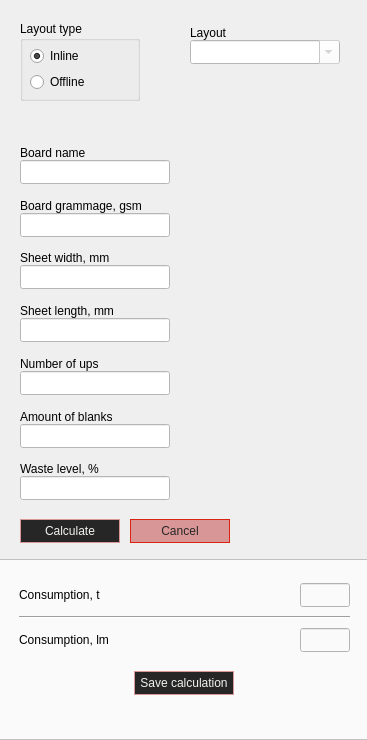
<?xml version="1.0" encoding="UTF-8"?>
<ui version="4.0">
 <class>AddLayout</class>
 <widget class="QWidget" name="AddLayout">
  <property name="windowModality">
   <enum>Qt::WindowModal</enum>
  </property>
  <property name="geometry">
   <rect>
    <x>0</x>
    <y>0</y>
    <width>367</width>
    <height>740</height>
   </rect>
  </property>
  <property name="minimumSize">
   <size>
    <width>150</width>
    <height>740</height>
   </size>
  </property>
  <property name="palette">
   <palette>
    <active/>
    <inactive/>
    <disabled/>
   </palette>
  </property>
  <property name="windowTitle">
   <string>Board consumption calculation</string>
  </property>
  <property name="toolTip">
   <string/>
  </property>
  <property name="styleSheet">
   <string notr="true"/>
  </property>
  <widget class="QWidget" name="layoutWidget_2">
   <property name="geometry">
    <rect>
     <x>20</x>
     <y>20</y>
     <width>141</width>
     <height>82</height>
    </rect>
   </property>
   <layout class="QHBoxLayout" name="horizontalLayout_25">
    <item>
     <widget class="QGroupBox" name="groupBox">
      <property name="minimumSize">
       <size>
        <width>120</width>
        <height>80</height>
       </size>
      </property>
      <property name="maximumSize">
       <size>
        <width>120</width>
        <height>80</height>
       </size>
      </property>
      <property name="styleSheet">
       <string notr="true"/>
      </property>
      <property name="title">
       <string>Layout type</string>
      </property>
      <widget class="QWidget" name="verticalLayoutWidget_2">
       <property name="geometry">
        <rect>
         <x>10</x>
         <y>20</y>
         <width>97</width>
         <height>52</height>
        </rect>
       </property>
       <layout class="QVBoxLayout" name="verticalLayout_19">
        <property name="spacing">
         <number>0</number>
        </property>
        <item>
         <widget class="QRadioButton" name="rb_layout_inline">
          <property name="enabled">
           <bool>true</bool>
          </property>
          <property name="sizePolicy">
           <sizepolicy hsizetype="Fixed" vsizetype="Minimum">
            <horstretch>0</horstretch>
            <verstretch>0</verstretch>
           </sizepolicy>
          </property>
          <property name="minimumSize">
           <size>
            <width>95</width>
            <height>22</height>
           </size>
          </property>
          <property name="styleSheet">
           <string notr="true"/>
          </property>
          <property name="text">
           <string>Inline</string>
          </property>
          <property name="checked">
           <bool>true</bool>
          </property>
         </widget>
        </item>
        <item>
         <widget class="QRadioButton" name="rb_layout_offline">
          <property name="enabled">
           <bool>true</bool>
          </property>
          <property name="sizePolicy">
           <sizepolicy hsizetype="Minimum" vsizetype="Fixed">
            <horstretch>0</horstretch>
            <verstretch>0</verstretch>
           </sizepolicy>
          </property>
          <property name="minimumSize">
           <size>
            <width>95</width>
            <height>22</height>
           </size>
          </property>
          <property name="layoutDirection">
           <enum>Qt::LeftToRight</enum>
          </property>
          <property name="styleSheet">
           <string notr="true"/>
          </property>
          <property name="text">
           <string>Offline</string>
          </property>
         </widget>
        </item>
       </layout>
      </widget>
     </widget>
    </item>
    <item>
     <spacer name="horizontalSpacer_9">
      <property name="orientation">
       <enum>Qt::Horizontal</enum>
      </property>
      <property name="sizeHint" stdset="0">
       <size>
        <width>40</width>
        <height>20</height>
       </size>
      </property>
     </spacer>
    </item>
   </layout>
  </widget>
  <widget class="QWidget" name="verticalLayoutWidget_4">
   <property name="geometry">
    <rect>
     <x>20</x>
     <y>140</y>
     <width>331</width>
     <height>403</height>
    </rect>
   </property>
   <layout class="QVBoxLayout" name="verticalLayout_15">
    <item>
     <layout class="QHBoxLayout" name="horizontalLayout_15">
      <property name="spacing">
       <number>20</number>
      </property>
      <item>
       <layout class="QVBoxLayout" name="verticalLayout_3">
        <property name="spacing">
         <number>0</number>
        </property>
        <item>
         <spacer name="verticalSpacer_9">
          <property name="orientation">
           <enum>Qt::Vertical</enum>
          </property>
          <property name="sizeHint" stdset="0">
           <size>
            <width>20</width>
            <height>40</height>
           </size>
          </property>
         </spacer>
        </item>
        <item>
         <widget class="QLabel" name="blank_width_label_2">
          <property name="sizePolicy">
           <sizepolicy hsizetype="Fixed" vsizetype="Fixed">
            <horstretch>0</horstretch>
            <verstretch>0</verstretch>
           </sizepolicy>
          </property>
          <property name="minimumSize">
           <size>
            <width>0</width>
            <height>18</height>
           </size>
          </property>
          <property name="maximumSize">
           <size>
            <width>150</width>
            <height>16777215</height>
           </size>
          </property>
          <property name="styleSheet">
           <string notr="true"/>
          </property>
          <property name="text">
           <string>Board name</string>
          </property>
          <property name="alignment">
           <set>Qt::AlignBottom|Qt::AlignLeading|Qt::AlignLeft</set>
          </property>
         </widget>
        </item>
        <item>
         <widget class="QLineEdit" name="blank_width_input_2">
          <property name="sizePolicy">
           <sizepolicy hsizetype="Fixed" vsizetype="Fixed">
            <horstretch>0</horstretch>
            <verstretch>0</verstretch>
           </sizepolicy>
          </property>
          <property name="minimumSize">
           <size>
            <width>150</width>
            <height>24</height>
           </size>
          </property>
          <property name="maximumSize">
           <size>
            <width>50</width>
            <height>16777215</height>
           </size>
          </property>
          <property name="styleSheet">
           <string notr="true">background-color: rgb(255, 255, 255);</string>
          </property>
          <property name="text">
           <string/>
          </property>
          <property name="alignment">
           <set>Qt::AlignLeading|Qt::AlignLeft|Qt::AlignVCenter</set>
          </property>
         </widget>
        </item>
        <item>
         <spacer name="verticalSpacer_10">
          <property name="orientation">
           <enum>Qt::Vertical</enum>
          </property>
          <property name="sizeHint" stdset="0">
           <size>
            <width>20</width>
            <height>40</height>
           </size>
          </property>
         </spacer>
        </item>
       </layout>
      </item>
      <item>
       <spacer name="horizontalSpacer_5">
        <property name="orientation">
         <enum>Qt::Horizontal</enum>
        </property>
        <property name="sizeHint" stdset="0">
         <size>
          <width>40</width>
          <height>20</height>
         </size>
        </property>
       </spacer>
      </item>
     </layout>
    </item>
    <item>
     <layout class="QHBoxLayout" name="horizontalLayout_8">
      <property name="spacing">
       <number>20</number>
      </property>
      <item>
       <layout class="QVBoxLayout" name="verticalLayout_2">
        <property name="spacing">
         <number>0</number>
        </property>
        <item>
         <spacer name="verticalSpacer_3">
          <property name="orientation">
           <enum>Qt::Vertical</enum>
          </property>
          <property name="sizeHint" stdset="0">
           <size>
            <width>20</width>
            <height>40</height>
           </size>
          </property>
         </spacer>
        </item>
        <item>
         <widget class="QLabel" name="blank_width_label">
          <property name="sizePolicy">
           <sizepolicy hsizetype="Fixed" vsizetype="Fixed">
            <horstretch>0</horstretch>
            <verstretch>0</verstretch>
           </sizepolicy>
          </property>
          <property name="minimumSize">
           <size>
            <width>0</width>
            <height>18</height>
           </size>
          </property>
          <property name="maximumSize">
           <size>
            <width>150</width>
            <height>16777215</height>
           </size>
          </property>
          <property name="styleSheet">
           <string notr="true"/>
          </property>
          <property name="text">
           <string>Board grammage, gsm</string>
          </property>
          <property name="alignment">
           <set>Qt::AlignBottom|Qt::AlignLeading|Qt::AlignLeft</set>
          </property>
         </widget>
        </item>
        <item>
         <widget class="QLineEdit" name="blank_width_input">
          <property name="sizePolicy">
           <sizepolicy hsizetype="Fixed" vsizetype="Fixed">
            <horstretch>0</horstretch>
            <verstretch>0</verstretch>
           </sizepolicy>
          </property>
          <property name="minimumSize">
           <size>
            <width>150</width>
            <height>24</height>
           </size>
          </property>
          <property name="maximumSize">
           <size>
            <width>50</width>
            <height>16777215</height>
           </size>
          </property>
          <property name="styleSheet">
           <string notr="true">background-color: rgb(255, 255, 255);</string>
          </property>
          <property name="text">
           <string/>
          </property>
          <property name="alignment">
           <set>Qt::AlignLeading|Qt::AlignLeft|Qt::AlignVCenter</set>
          </property>
         </widget>
        </item>
        <item>
         <spacer name="verticalSpacer_4">
          <property name="orientation">
           <enum>Qt::Vertical</enum>
          </property>
          <property name="sizeHint" stdset="0">
           <size>
            <width>20</width>
            <height>40</height>
           </size>
          </property>
         </spacer>
        </item>
       </layout>
      </item>
      <item>
       <spacer name="horizontalSpacer_6">
        <property name="orientation">
         <enum>Qt::Horizontal</enum>
        </property>
        <property name="sizeHint" stdset="0">
         <size>
          <width>40</width>
          <height>20</height>
         </size>
        </property>
       </spacer>
      </item>
     </layout>
    </item>
    <item>
     <layout class="QHBoxLayout" name="horizontalLayout_12">
      <property name="spacing">
       <number>20</number>
      </property>
      <item>
       <layout class="QVBoxLayout" name="verticalLayout_13">
        <property name="spacing">
         <number>0</number>
        </property>
        <item>
         <spacer name="verticalSpacer_23">
          <property name="orientation">
           <enum>Qt::Vertical</enum>
          </property>
          <property name="sizeHint" stdset="0">
           <size>
            <width>20</width>
            <height>40</height>
           </size>
          </property>
         </spacer>
        </item>
        <item>
         <widget class="QLabel" name="ups_around_label">
          <property name="sizePolicy">
           <sizepolicy hsizetype="Fixed" vsizetype="Fixed">
            <horstretch>0</horstretch>
            <verstretch>0</verstretch>
           </sizepolicy>
          </property>
          <property name="minimumSize">
           <size>
            <width>0</width>
            <height>18</height>
           </size>
          </property>
          <property name="maximumSize">
           <size>
            <width>150</width>
            <height>16777215</height>
           </size>
          </property>
          <property name="styleSheet">
           <string notr="true"/>
          </property>
          <property name="text">
           <string>Sheet width, mm</string>
          </property>
          <property name="alignment">
           <set>Qt::AlignBottom|Qt::AlignLeading|Qt::AlignLeft</set>
          </property>
         </widget>
        </item>
        <item>
         <widget class="QLineEdit" name="ups_around_input">
          <property name="sizePolicy">
           <sizepolicy hsizetype="Fixed" vsizetype="Fixed">
            <horstretch>0</horstretch>
            <verstretch>0</verstretch>
           </sizepolicy>
          </property>
          <property name="minimumSize">
           <size>
            <width>150</width>
            <height>24</height>
           </size>
          </property>
          <property name="maximumSize">
           <size>
            <width>50</width>
            <height>16777215</height>
           </size>
          </property>
          <property name="styleSheet">
           <string notr="true">background-color: rgb(255, 255, 255);</string>
          </property>
          <property name="text">
           <string/>
          </property>
         </widget>
        </item>
        <item>
         <spacer name="verticalSpacer_24">
          <property name="orientation">
           <enum>Qt::Vertical</enum>
          </property>
          <property name="sizeHint" stdset="0">
           <size>
            <width>20</width>
            <height>40</height>
           </size>
          </property>
         </spacer>
        </item>
       </layout>
      </item>
      <item>
       <spacer name="horizontalSpacer_7">
        <property name="orientation">
         <enum>Qt::Horizontal</enum>
        </property>
        <property name="sizeHint" stdset="0">
         <size>
          <width>40</width>
          <height>20</height>
         </size>
        </property>
       </spacer>
      </item>
     </layout>
    </item>
    <item>
     <layout class="QHBoxLayout" name="horizontalLayout_9">
      <property name="spacing">
       <number>20</number>
      </property>
      <item>
       <layout class="QVBoxLayout" name="verticalLayout_4">
        <property name="spacing">
         <number>0</number>
        </property>
        <item>
         <spacer name="verticalSpacer_5">
          <property name="orientation">
           <enum>Qt::Vertical</enum>
          </property>
          <property name="sizeHint" stdset="0">
           <size>
            <width>20</width>
            <height>40</height>
           </size>
          </property>
         </spacer>
        </item>
        <item>
         <widget class="QLabel" name="blank_height_label">
          <property name="sizePolicy">
           <sizepolicy hsizetype="Fixed" vsizetype="Fixed">
            <horstretch>0</horstretch>
            <verstretch>0</verstretch>
           </sizepolicy>
          </property>
          <property name="minimumSize">
           <size>
            <width>0</width>
            <height>18</height>
           </size>
          </property>
          <property name="maximumSize">
           <size>
            <width>150</width>
            <height>16777215</height>
           </size>
          </property>
          <property name="styleSheet">
           <string notr="true"/>
          </property>
          <property name="text">
           <string>Sheet length, mm</string>
          </property>
          <property name="alignment">
           <set>Qt::AlignBottom|Qt::AlignLeading|Qt::AlignLeft</set>
          </property>
         </widget>
        </item>
        <item>
         <widget class="QLineEdit" name="blank_height_input">
          <property name="sizePolicy">
           <sizepolicy hsizetype="Fixed" vsizetype="Fixed">
            <horstretch>0</horstretch>
            <verstretch>0</verstretch>
           </sizepolicy>
          </property>
          <property name="minimumSize">
           <size>
            <width>150</width>
            <height>24</height>
           </size>
          </property>
          <property name="maximumSize">
           <size>
            <width>50</width>
            <height>16777215</height>
           </size>
          </property>
          <property name="styleSheet">
           <string notr="true">background-color: rgb(255, 255, 255);</string>
          </property>
          <property name="text">
           <string/>
          </property>
         </widget>
        </item>
        <item>
         <spacer name="verticalSpacer_6">
          <property name="orientation">
           <enum>Qt::Vertical</enum>
          </property>
          <property name="sizeHint" stdset="0">
           <size>
            <width>20</width>
            <height>40</height>
           </size>
          </property>
         </spacer>
        </item>
       </layout>
      </item>
      <item>
       <spacer name="horizontalSpacer_8">
        <property name="orientation">
         <enum>Qt::Horizontal</enum>
        </property>
        <property name="sizeHint" stdset="0">
         <size>
          <width>40</width>
          <height>20</height>
         </size>
        </property>
       </spacer>
      </item>
     </layout>
    </item>
    <item>
     <layout class="QHBoxLayout" name="horizontalLayout_10">
      <property name="spacing">
       <number>20</number>
      </property>
      <item>
       <layout class="QVBoxLayout" name="verticalLayout_5">
        <property name="spacing">
         <number>0</number>
        </property>
        <item>
         <spacer name="verticalSpacer_7">
          <property name="orientation">
           <enum>Qt::Vertical</enum>
          </property>
          <property name="sizeHint" stdset="0">
           <size>
            <width>20</width>
            <height>40</height>
           </size>
          </property>
         </spacer>
        </item>
        <item>
         <widget class="QLabel" name="nesting_size_label">
          <property name="sizePolicy">
           <sizepolicy hsizetype="Fixed" vsizetype="Fixed">
            <horstretch>0</horstretch>
            <verstretch>0</verstretch>
           </sizepolicy>
          </property>
          <property name="minimumSize">
           <size>
            <width>0</width>
            <height>18</height>
           </size>
          </property>
          <property name="maximumSize">
           <size>
            <width>150</width>
            <height>16777215</height>
           </size>
          </property>
          <property name="styleSheet">
           <string notr="true"/>
          </property>
          <property name="text">
           <string>Number of ups</string>
          </property>
          <property name="alignment">
           <set>Qt::AlignBottom|Qt::AlignLeading|Qt::AlignLeft</set>
          </property>
         </widget>
        </item>
        <item>
         <widget class="QLineEdit" name="nesting_size_input">
          <property name="sizePolicy">
           <sizepolicy hsizetype="Fixed" vsizetype="Fixed">
            <horstretch>0</horstretch>
            <verstretch>0</verstretch>
           </sizepolicy>
          </property>
          <property name="minimumSize">
           <size>
            <width>150</width>
            <height>24</height>
           </size>
          </property>
          <property name="maximumSize">
           <size>
            <width>50</width>
            <height>16777215</height>
           </size>
          </property>
          <property name="styleSheet">
           <string notr="true">background-color: rgb(255, 255, 255);</string>
          </property>
          <property name="text">
           <string/>
          </property>
         </widget>
        </item>
        <item>
         <spacer name="verticalSpacer_8">
          <property name="orientation">
           <enum>Qt::Vertical</enum>
          </property>
          <property name="sizeHint" stdset="0">
           <size>
            <width>20</width>
            <height>40</height>
           </size>
          </property>
         </spacer>
        </item>
       </layout>
      </item>
      <item>
       <spacer name="horizontalSpacer_10">
        <property name="orientation">
         <enum>Qt::Horizontal</enum>
        </property>
        <property name="sizeHint" stdset="0">
         <size>
          <width>40</width>
          <height>20</height>
         </size>
        </property>
       </spacer>
      </item>
     </layout>
    </item>
    <item>
     <layout class="QHBoxLayout" name="horizontalLayout_14">
      <property name="spacing">
       <number>20</number>
      </property>
      <item>
       <layout class="QVBoxLayout" name="verticalLayout_14">
        <property name="spacing">
         <number>0</number>
        </property>
        <item>
         <spacer name="verticalSpacer_25">
          <property name="orientation">
           <enum>Qt::Vertical</enum>
          </property>
          <property name="sizeHint" stdset="0">
           <size>
            <width>20</width>
            <height>40</height>
           </size>
          </property>
         </spacer>
        </item>
        <item>
         <widget class="QLabel" name="ups_around_label_2">
          <property name="sizePolicy">
           <sizepolicy hsizetype="Fixed" vsizetype="Fixed">
            <horstretch>0</horstretch>
            <verstretch>0</verstretch>
           </sizepolicy>
          </property>
          <property name="minimumSize">
           <size>
            <width>0</width>
            <height>18</height>
           </size>
          </property>
          <property name="maximumSize">
           <size>
            <width>150</width>
            <height>16777215</height>
           </size>
          </property>
          <property name="styleSheet">
           <string notr="true"/>
          </property>
          <property name="text">
           <string>Amount of blanks</string>
          </property>
          <property name="alignment">
           <set>Qt::AlignBottom|Qt::AlignLeading|Qt::AlignLeft</set>
          </property>
         </widget>
        </item>
        <item>
         <widget class="QLineEdit" name="ups_around_input_2">
          <property name="sizePolicy">
           <sizepolicy hsizetype="Fixed" vsizetype="Fixed">
            <horstretch>0</horstretch>
            <verstretch>0</verstretch>
           </sizepolicy>
          </property>
          <property name="minimumSize">
           <size>
            <width>150</width>
            <height>24</height>
           </size>
          </property>
          <property name="maximumSize">
           <size>
            <width>50</width>
            <height>16777215</height>
           </size>
          </property>
          <property name="styleSheet">
           <string notr="true">background-color: rgb(255, 255, 255);</string>
          </property>
          <property name="text">
           <string/>
          </property>
         </widget>
        </item>
        <item>
         <spacer name="verticalSpacer_26">
          <property name="orientation">
           <enum>Qt::Vertical</enum>
          </property>
          <property name="sizeHint" stdset="0">
           <size>
            <width>20</width>
            <height>40</height>
           </size>
          </property>
         </spacer>
        </item>
       </layout>
      </item>
      <item>
       <spacer name="horizontalSpacer_11">
        <property name="orientation">
         <enum>Qt::Horizontal</enum>
        </property>
        <property name="sizeHint" stdset="0">
         <size>
          <width>40</width>
          <height>20</height>
         </size>
        </property>
       </spacer>
      </item>
     </layout>
    </item>
    <item>
     <layout class="QHBoxLayout" name="horizontalLayout_11">
      <property name="spacing">
       <number>20</number>
      </property>
      <item>
       <layout class="QVBoxLayout" name="verticalLayout_10">
        <property name="spacing">
         <number>0</number>
        </property>
        <property name="topMargin">
         <number>0</number>
        </property>
        <item>
         <spacer name="verticalSpacer_17">
          <property name="orientation">
           <enum>Qt::Vertical</enum>
          </property>
          <property name="sizeHint" stdset="0">
           <size>
            <width>20</width>
            <height>40</height>
           </size>
          </property>
         </spacer>
        </item>
        <item>
         <widget class="QLabel" name="incuts_across_label">
          <property name="sizePolicy">
           <sizepolicy hsizetype="Fixed" vsizetype="Fixed">
            <horstretch>0</horstretch>
            <verstretch>0</verstretch>
           </sizepolicy>
          </property>
          <property name="minimumSize">
           <size>
            <width>0</width>
            <height>18</height>
           </size>
          </property>
          <property name="maximumSize">
           <size>
            <width>150</width>
            <height>16777215</height>
           </size>
          </property>
          <property name="styleSheet">
           <string notr="true"/>
          </property>
          <property name="text">
           <string>Waste level, %</string>
          </property>
          <property name="alignment">
           <set>Qt::AlignBottom|Qt::AlignLeading|Qt::AlignLeft</set>
          </property>
         </widget>
        </item>
        <item>
         <widget class="QLineEdit" name="incuts_across_input">
          <property name="sizePolicy">
           <sizepolicy hsizetype="Fixed" vsizetype="Fixed">
            <horstretch>0</horstretch>
            <verstretch>0</verstretch>
           </sizepolicy>
          </property>
          <property name="minimumSize">
           <size>
            <width>150</width>
            <height>24</height>
           </size>
          </property>
          <property name="maximumSize">
           <size>
            <width>50</width>
            <height>16777215</height>
           </size>
          </property>
          <property name="styleSheet">
           <string notr="true">background-color: rgb(255, 255, 255);</string>
          </property>
          <property name="text">
           <string/>
          </property>
         </widget>
        </item>
        <item>
         <spacer name="verticalSpacer_18">
          <property name="orientation">
           <enum>Qt::Vertical</enum>
          </property>
          <property name="sizeHint" stdset="0">
           <size>
            <width>20</width>
            <height>40</height>
           </size>
          </property>
         </spacer>
        </item>
       </layout>
      </item>
      <item>
       <spacer name="horizontalSpacer_12">
        <property name="orientation">
         <enum>Qt::Horizontal</enum>
        </property>
        <property name="sizeHint" stdset="0">
         <size>
          <width>40</width>
          <height>20</height>
         </size>
        </property>
       </spacer>
      </item>
     </layout>
    </item>
    <item>
     <layout class="QHBoxLayout" name="horizontalLayout_26">
      <property name="spacing">
       <number>10</number>
      </property>
      <property name="leftMargin">
       <number>0</number>
      </property>
      <property name="topMargin">
       <number>10</number>
      </property>
      <property name="rightMargin">
       <number>0</number>
      </property>
      <property name="bottomMargin">
       <number>0</number>
      </property>
      <item>
       <widget class="QPushButton" name="calculate_button_layout_2">
        <property name="sizePolicy">
         <sizepolicy hsizetype="Fixed" vsizetype="Fixed">
          <horstretch>0</horstretch>
          <verstretch>0</verstretch>
         </sizepolicy>
        </property>
        <property name="minimumSize">
         <size>
          <width>100</width>
          <height>24</height>
         </size>
        </property>
        <property name="maximumSize">
         <size>
          <width>100</width>
          <height>24</height>
         </size>
        </property>
        <property name="styleSheet">
         <string notr="true">QPushButton {
    border: 1px solid #D99696;
	background-color: #262626;
	color: #F2F2F0
}

QPushButton:hover {
	border: 1px solid #D92414;
	background-color: #515151;
	color: #F2F2F0
}

QPushButton:pressed {
	border: 1px solid #8C0303;
	background-color: #262626;
	color: #F2F2F0
}</string>
        </property>
        <property name="text">
         <string>Calculate</string>
        </property>
       </widget>
      </item>
      <item>
       <widget class="QPushButton" name="cancel_button">
        <property name="sizePolicy">
         <sizepolicy hsizetype="Fixed" vsizetype="Fixed">
          <horstretch>0</horstretch>
          <verstretch>0</verstretch>
         </sizepolicy>
        </property>
        <property name="minimumSize">
         <size>
          <width>100</width>
          <height>24</height>
         </size>
        </property>
        <property name="maximumSize">
         <size>
          <width>100</width>
          <height>24</height>
         </size>
        </property>
        <property name="styleSheet">
         <string notr="true">QPushButton {
    border: 1px solid #D92414;
	background-color: #D99696;
	color: #262626
}

QPushButton:hover {
	border: 1px solid #D92414;
	background-color: #D92414;
	color: #F2F2F0
}

QPushButton:pressed {
	border: 1px solid #D99696;
	background-color: #8C0303;
	color: #F2F2F0
}</string>
        </property>
        <property name="text">
         <string>Cancel</string>
        </property>
       </widget>
      </item>
      <item>
       <spacer name="horizontalSpacer_3">
        <property name="orientation">
         <enum>Qt::Horizontal</enum>
        </property>
        <property name="sizeHint" stdset="0">
         <size>
          <width>40</width>
          <height>20</height>
         </size>
        </property>
       </spacer>
      </item>
     </layout>
    </item>
   </layout>
  </widget>
  <widget class="QWidget" name="verticalLayoutWidget_5">
   <property name="geometry">
    <rect>
     <x>19</x>
     <y>580</y>
     <width>331</width>
     <height>121</height>
    </rect>
   </property>
   <layout class="QVBoxLayout" name="verticalLayout_16">
    <item>
     <layout class="QHBoxLayout" name="horizontalLayout_2">
      <property name="spacing">
       <number>0</number>
      </property>
      <item>
       <widget class="QLabel" name="cylinder_circ_label_2">
        <property name="sizePolicy">
         <sizepolicy hsizetype="Fixed" vsizetype="Fixed">
          <horstretch>0</horstretch>
          <verstretch>0</verstretch>
         </sizepolicy>
        </property>
        <property name="minimumSize">
         <size>
          <width>0</width>
          <height>18</height>
         </size>
        </property>
        <property name="maximumSize">
         <size>
          <width>150</width>
          <height>16777215</height>
         </size>
        </property>
        <property name="styleSheet">
         <string notr="true"/>
        </property>
        <property name="text">
         <string>Consumption, t</string>
        </property>
        <property name="alignment">
         <set>Qt::AlignLeading|Qt::AlignLeft|Qt::AlignVCenter</set>
        </property>
       </widget>
      </item>
      <item>
       <spacer name="horizontalSpacer">
        <property name="orientation">
         <enum>Qt::Horizontal</enum>
        </property>
        <property name="sizeHint" stdset="0">
         <size>
          <width>40</width>
          <height>20</height>
         </size>
        </property>
       </spacer>
      </item>
      <item>
       <widget class="QLineEdit" name="cylinder_circ_output_2">
        <property name="enabled">
         <bool>false</bool>
        </property>
        <property name="sizePolicy">
         <sizepolicy hsizetype="Fixed" vsizetype="Fixed">
          <horstretch>0</horstretch>
          <verstretch>0</verstretch>
         </sizepolicy>
        </property>
        <property name="minimumSize">
         <size>
          <width>50</width>
          <height>24</height>
         </size>
        </property>
        <property name="maximumSize">
         <size>
          <width>50</width>
          <height>16777215</height>
         </size>
        </property>
        <property name="styleSheet">
         <string notr="true">background-color: #FAFAFA;

font: 700 9pt &quot;Segoe UI&quot;; color: #383838
</string>
        </property>
        <property name="text">
         <string/>
        </property>
        <property name="frame">
         <bool>true</bool>
        </property>
        <property name="placeholderText">
         <string/>
        </property>
       </widget>
      </item>
     </layout>
    </item>
    <item>
     <widget class="Line" name="line_6">
      <property name="frameShadow">
       <enum>QFrame::Sunken</enum>
      </property>
      <property name="orientation">
       <enum>Qt::Horizontal</enum>
      </property>
     </widget>
    </item>
    <item>
     <layout class="QHBoxLayout" name="horizontalLayout_3">
      <item>
       <widget class="QLabel" name="board_width_label_2">
        <property name="sizePolicy">
         <sizepolicy hsizetype="Fixed" vsizetype="Fixed">
          <horstretch>0</horstretch>
          <verstretch>0</verstretch>
         </sizepolicy>
        </property>
        <property name="minimumSize">
         <size>
          <width>0</width>
          <height>18</height>
         </size>
        </property>
        <property name="maximumSize">
         <size>
          <width>150</width>
          <height>16777215</height>
         </size>
        </property>
        <property name="styleSheet">
         <string notr="true"/>
        </property>
        <property name="text">
         <string>Consumption, lm</string>
        </property>
        <property name="alignment">
         <set>Qt::AlignLeading|Qt::AlignLeft|Qt::AlignVCenter</set>
        </property>
       </widget>
      </item>
      <item>
       <spacer name="horizontalSpacer_4">
        <property name="orientation">
         <enum>Qt::Horizontal</enum>
        </property>
        <property name="sizeHint" stdset="0">
         <size>
          <width>40</width>
          <height>20</height>
         </size>
        </property>
       </spacer>
      </item>
      <item>
       <widget class="QLineEdit" name="board_width_output_2">
        <property name="enabled">
         <bool>false</bool>
        </property>
        <property name="sizePolicy">
         <sizepolicy hsizetype="Fixed" vsizetype="Fixed">
          <horstretch>0</horstretch>
          <verstretch>0</verstretch>
         </sizepolicy>
        </property>
        <property name="minimumSize">
         <size>
          <width>50</width>
          <height>24</height>
         </size>
        </property>
        <property name="maximumSize">
         <size>
          <width>50</width>
          <height>16777215</height>
         </size>
        </property>
        <property name="styleSheet">
         <string notr="true">background-color: #FAFAFA;
font: 700 9pt &quot;Segoe UI&quot;; color: #383838
</string>
        </property>
        <property name="text">
         <string/>
        </property>
        <property name="frame">
         <bool>true</bool>
        </property>
       </widget>
      </item>
     </layout>
    </item>
    <item>
     <layout class="QHBoxLayout" name="horizontalLayout_13">
      <property name="topMargin">
       <number>10</number>
      </property>
      <item>
       <widget class="QPushButton" name="save_calc_button_layout_2">
        <property name="enabled">
         <bool>true</bool>
        </property>
        <property name="sizePolicy">
         <sizepolicy hsizetype="Fixed" vsizetype="Fixed">
          <horstretch>0</horstretch>
          <verstretch>0</verstretch>
         </sizepolicy>
        </property>
        <property name="minimumSize">
         <size>
          <width>100</width>
          <height>24</height>
         </size>
        </property>
        <property name="maximumSize">
         <size>
          <width>100</width>
          <height>24</height>
         </size>
        </property>
        <property name="styleSheet">
         <string notr="true">QPushButton {
    border: 1px solid #D99696;
	background-color: #262626;
	color: #F2F2F0
}

QPushButton:hover {
	border: 1px solid #D92414;
	background-color: #515151;
	color: #F2F2F0
}

QPushButton:pressed {
	border: 1px solid #8C0303;
	background-color: #262626;
	color: #F2F2F0
}</string>
        </property>
        <property name="text">
         <string>Save calculation</string>
        </property>
       </widget>
      </item>
     </layout>
    </item>
   </layout>
  </widget>
  <widget class="QComboBox" name="technical_drawing">
   <property name="enabled">
    <bool>false</bool>
   </property>
   <property name="geometry">
    <rect>
     <x>190</x>
     <y>40</y>
     <width>150</width>
     <height>24</height>
    </rect>
   </property>
   <property name="sizePolicy">
    <sizepolicy hsizetype="Fixed" vsizetype="Fixed">
     <horstretch>0</horstretch>
     <verstretch>0</verstretch>
    </sizepolicy>
   </property>
   <property name="minimumSize">
    <size>
     <width>150</width>
     <height>24</height>
    </size>
   </property>
   <property name="styleSheet">
    <string notr="true">background-color: rgb(255, 255, 255);</string>
   </property>
   <property name="editable">
    <bool>true</bool>
   </property>
   <property name="currentText">
    <string/>
   </property>
   <property name="maxVisibleItems">
    <number>20</number>
   </property>
   <property name="placeholderText">
    <string/>
   </property>
   <item>
    <property name="text">
     <string/>
    </property>
   </item>
  </widget>
  <widget class="QLabel" name="td_label">
   <property name="geometry">
    <rect>
     <x>190</x>
     <y>22</y>
     <width>94</width>
     <height>18</height>
    </rect>
   </property>
   <property name="sizePolicy">
    <sizepolicy hsizetype="Fixed" vsizetype="Fixed">
     <horstretch>0</horstretch>
     <verstretch>0</verstretch>
    </sizepolicy>
   </property>
   <property name="minimumSize">
    <size>
     <width>0</width>
     <height>18</height>
    </size>
   </property>
   <property name="styleSheet">
    <string notr="true"/>
   </property>
   <property name="text">
    <string>Layout</string>
   </property>
   <property name="alignment">
    <set>Qt::AlignBottom|Qt::AlignLeading|Qt::AlignLeft</set>
   </property>
  </widget>
  <widget class="QFrame" name="frame">
   <property name="geometry">
    <rect>
     <x>-1</x>
     <y>559</y>
     <width>371</width>
     <height>181</height>
    </rect>
   </property>
   <property name="styleSheet">
    <string notr="true">background-color: #FAFAFA;</string>
   </property>
   <property name="frameShape">
    <enum>QFrame::StyledPanel</enum>
   </property>
   <property name="frameShadow">
    <enum>QFrame::Raised</enum>
   </property>
  </widget>
  <zorder>frame</zorder>
  <zorder>layoutWidget_2</zorder>
  <zorder>verticalLayoutWidget_4</zorder>
  <zorder>verticalLayoutWidget_5</zorder>
  <zorder>technical_drawing</zorder>
  <zorder>td_label</zorder>
 </widget>
 <resources/>
 <connections/>
</ui>
